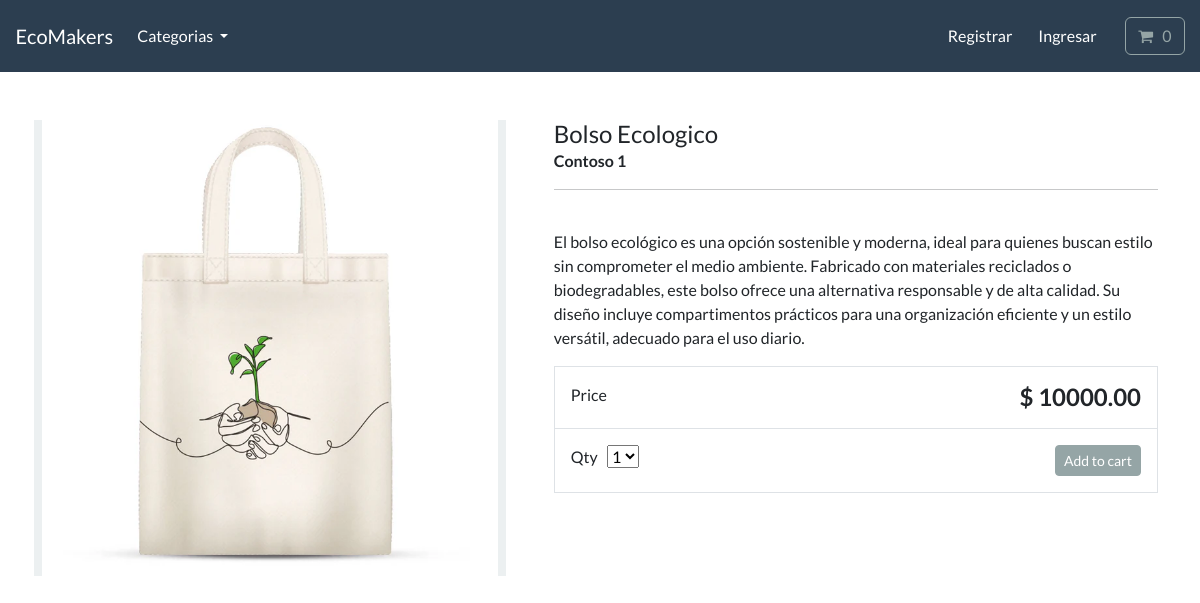
Screenshot of /product/bolso-ecologico/ with the database file from the repository.
### store/models.py (models this page shows, shortened)
class Product(models.Model):
    category = models.ForeignKey(Category, related_name='product', on_delete=models.CASCADE, null=True)
    title = models.CharField(max_length=250)
    brand = models.CharField(max_length=250, default='un-branded')
    description = models.TextField(blank=True)
    slug = models.SlugField(max_length=255)
    price = models.DecimalField(max_digits=7, decimal_places=2)
    image = models.ImageField(upload_to='images/')
    class Meta:
        verbose_name_plural = 'products'

### store/views.py (the view)
# urls.py: path('product/<slug:product_slug>/',views.product_info, name='product-info'),
def product_info(request, product_slug):
    product = get_object_or_404(Product, slug=product_slug)
    context = {'product':product}
    return render(request, 'store/product-info.html', context)

### cart/cart.py (called while the page is built)
    def __len__(self):
        return sum(item['qty'] for item in self.cart.values())

### cart/context_processors.py (called while the page is built)
def cart(request):
    return {'cart': Cart(request)}

### store/models.py (called while the page is built)
    def get_absolute_url(self):
        return reverse('list-category', args=[self.slug])

### store/views.py (called while the page is built)
def categories(request):
    all_categories = Category.objects.all()
    return {'all_categories':all_categories}

### store/templates/store/product-info.html (shortened to what this page needs)
{% extends "./base.html" %}
{% load static %}
{% block content %}
<div class="container">
    <main class="pt-5">
        <div class="row g-3">
            <div class="col-md-5 col-lg-5 order-md-first bg-light">
                <img class="img-fluid mx-auto d-block" alt="Responsive image" src="{{ product.image.url }}">
            </div>
            <div class="col-md-7 col-lg-7 ps-md-3 ps-lg-5">
                <h1 class="mb-0 h4"> {{ product.title }}  </h1>
                <strong> {{ product.brand }} </strong>
                <hr>
                <br>
                <p> {{ product.description }} </p>
                <div class="border">
                    <div class="col border-bottom">
                        <div class="row p-3">
                            <div class="col-6"> Price </div>
                            <div class="col-6 text-end"><span class="h4 fw-bold">$ {{ product.price }} </span></div>
                        </div>
                    </div>
                    <div class="col">
                        <div class="row p-3">
                            <div class="col-6">
                                <label for="select">Qty</label>
                                <select id="select">
                                    <option value="1">1</option>
                                </select>
                            </div>
                            <div class="col-6 text-end">
                                <button type="button" id="add-button" value="{{product.id}}" class="btn btn-secondary btn-sm">
                                Add to cart
                                </button>
                            </div>
                        </div>
                    </div>
                </div>
            </div>
        </div>
    </main>
    <br>
</div>
{% endblock %}

### rows the page displays
Product: image (picture), title "Bolso Ecologico", brand "Contoso 1", description "El bolso ecológico es una opción sostenible y moderna, ideal para quienes buscan estilo sin comprometer el medio ambiente. Fabricado con materiales reciclados o biodegradables, este bolso ofrece una alternativa responsable y de alta calidad. Su diseño incluye compartimentos prácticos para una organización eficiente y un estilo versátil, adecuado para el uso diario.", price "10000.00"
